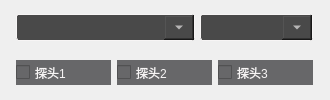
        <widget class="QWidget" name="widgetProbeOption" native="true">
         <property name="sizePolicy">
          <sizepolicy hsizetype="Fixed" vsizetype="Expanding">
           <horstretch>0</horstretch>
           <verstretch>0</verstretch>
          </sizepolicy>
         </property>
         <property name="minimumSize">
          <size>
           <width>330</width>
           <height>100</height>
          </size>
         </property>
         <property name="maximumSize">
          <size>
           <width>330</width>
           <height>100</height>
          </size>
         </property>
         <property name="styleSheet">
          <string notr="true">QWidget#widgetProbeOption{
background:rgb(103,103,105);
border:5px solid rgb(73,73,73);
}</string>
         </property>
         <layout class="QGridLayout" name="gridLayout_26">
          <item row="0" column="0">
           <layout class="QGridLayout" name="gridLayout_20">
            <item row="0" column="0">
             <layout class="QGridLayout" name="gridLayout_5">
              <property name="spacing">
               <number>0</number>
              </property>
              <item row="0" column="0">
               <widget class="QComboBox" name="comboBoxProbeBox">
                <property name="sizePolicy">
                 <sizepolicy hsizetype="Fixed" vsizetype="Fixed">
                  <horstretch>0</horstretch>
                  <verstretch>0</verstretch>
                 </sizepolicy>
                </property>
                <property name="minimumSize">
                 <size>
                  <width>113</width>
                  <height>27</height>
                 </size>
                </property>
                <property name="maximumSize">
                 <size>
                  <width>210</width>
                  <height>27</height>
                 </size>
                </property>
                <property name="styleSheet">
                 <string notr="true">QComboBox{font: 13.5pt &quot;新宋体&quot;;
color: rgb(247, 245, 245);
background-color: rgb(73, 73, 73);
}
QComboBox {
border: 1px solid rgb(247, 245, 245);
border-radius: 3px;
padding: 1px 18px 1px 3px;
min-width: 5em;
}
QComboBox::drop-down{
width:30px;
}
</string>
                </property>
               </widget>
              </item>
              <item row="0" column="1">
               <spacer name="horizontalSpacer">
                <property name="orientation">
                 <enum>Qt::Horizontal</enum>
                </property>
                <property name="sizeType">
                 <enum>QSizePolicy::Fixed</enum>
                </property>
                <property name="sizeHint" stdset="0">
                 <size>
                  <width>5</width>
                  <height>20</height>
                 </size>
                </property>
               </spacer>
              </item>
              <item row="0" column="2">
               <widget class="QComboBox" name="comboBoxProbe">
                <property name="minimumSize">
                 <size>
                  <width>113</width>
                  <height>27</height>
                 </size>
                </property>
                <property name="maximumSize">
                 <size>
                  <width>105</width>
                  <height>27</height>
                 </size>
                </property>
                <property name="styleSheet">
                 <string notr="true">QComboBox{font: 13.5pt &quot;新宋体&quot;;
color: rgb(247, 245, 245);
background-color: rgb(73, 73, 73);
}
QComboBox {
border: 1px solid rgb(247, 245, 245);
border-radius: 3px;
padding: 1px 18px 1px 3px;
min-width: 5em;
}
QComboBox::drop-down{
width:30px;
}
</string>
                </property>
               </widget>
              </item>
             </layout>
            </item>
            <item row="1" column="0">
             <spacer name="verticalSpacer">
              <property name="orientation">
               <enum>Qt::Vertical</enum>
              </property>
              <property name="sizeType">
               <enum>QSizePolicy::Fixed</enum>
              </property>
              <property name="sizeHint" stdset="0">
               <size>
                <width>20</width>
                <height>13</height>
               </size>
              </property>
             </spacer>
            </item>
            <item row="2" column="0">
             <layout class="QGridLayout" name="gridLayout_11">
              <item row="0" column="0">
               <widget class="QCheckBox" name="checkBoxProbe1">
                <property name="sizePolicy">
                 <sizepolicy hsizetype="Expanding" vsizetype="Expanding">
                  <horstretch>0</horstretch>
                  <verstretch>0</verstretch>
                 </sizepolicy>
                </property>
                <property name="minimumSize">
                 <size>
                  <width>95</width>
                  <height>25</height>
                 </size>
                </property>
                <property name="maximumSize">
                 <size>
                  <width>95</width>
                  <height>25</height>
                 </size>
                </property>
                <property name="styleSheet">
                 <string notr="true">QCheckBox::indicator:unchecked{
width: 20px;
height: 20px; 
image: url(:/image/AScanResources/fangkuang_noselect.png);
}
QCheckBox::indicator:checked{
width: 20px;
height: 20px;
image: url(:/image/AScanResources/fangkuang_select.png);
}
QCheckBox{
font: 15pt &quot;新宋体&quot;;
color: rgb(247, 245, 245);
background:rgb(103,103,105);
}
</string>
                </property>
                <property name="text">
                 <string>探头1</string>
                </property>
               </widget>
              </item>
              <item row="0" column="1">
               <widget class="QCheckBox" name="checkBoxProbe2">
                <property name="sizePolicy">
                 <sizepolicy hsizetype="Expanding" vsizetype="Expanding">
                  <horstretch>0</horstretch>
                  <verstretch>0</verstretch>
                 </sizepolicy>
                </property>
                <property name="minimumSize">
                 <size>
                  <width>95</width>
                  <height>25</height>
                 </size>
                </property>
                <property name="maximumSize">
                 <size>
                  <width>95</width>
                  <height>25</height>
                 </size>
                </property>
                <property name="styleSheet">
                 <string notr="true">QCheckBox::indicator:unchecked{
width: 20px;
height: 20px; 
image: url(:/image/AScanResources/fangkuang_noselect.png);
}
QCheckBox::indicator:checked{
width: 20px;
height: 20px;
image: url(:/image/AScanResources/fangkuang_select.png);
}
QCheckBox{
font: 15pt &quot;新宋体&quot;;
color: rgb(247, 245, 245);
background:rgb(103,103,105);
}
</string>
                </property>
                <property name="text">
                 <string>探头2</string>
                </property>
               </widget>
              </item>
              <item row="0" column="2">
               <widget class="QCheckBox" name="checkBoxProbe3">
                <property name="sizePolicy">
                 <sizepolicy hsizetype="Expanding" vsizetype="Expanding">
                  <horstretch>0</horstretch>
                  <verstretch>0</verstretch>
                 </sizepolicy>
                </property>
                <property name="minimumSize">
                 <size>
                  <width>95</width>
                  <height>25</height>
                 </size>
                </property>
                <property name="maximumSize">
                 <size>
                  <width>95</width>
                  <height>25</height>
                 </size>
                </property>
                <property name="styleSheet">
                 <string notr="true">QCheckBox::indicator:unchecked{
width: 20px;
height: 20px; 
image: url(:/image/AScanResources/fangkuang_noselect.png);
}
QCheckBox::indicator:checked{
width: 20px;
height: 20px;
image: url(:/image/AScanResources/fangkuang_select.png);
}
QCheckBox{
font: 15pt &quot;新宋体&quot;;
color: rgb(247, 245, 245);
background:rgb(103,103,105);
}
</string>
                </property>
                <property name="text">
                 <string>探头3</string>
                </property>
               </widget>
              </item>
             </layout>
            </item>
           </layout>
          </item>
         </layout>
        </widget>
